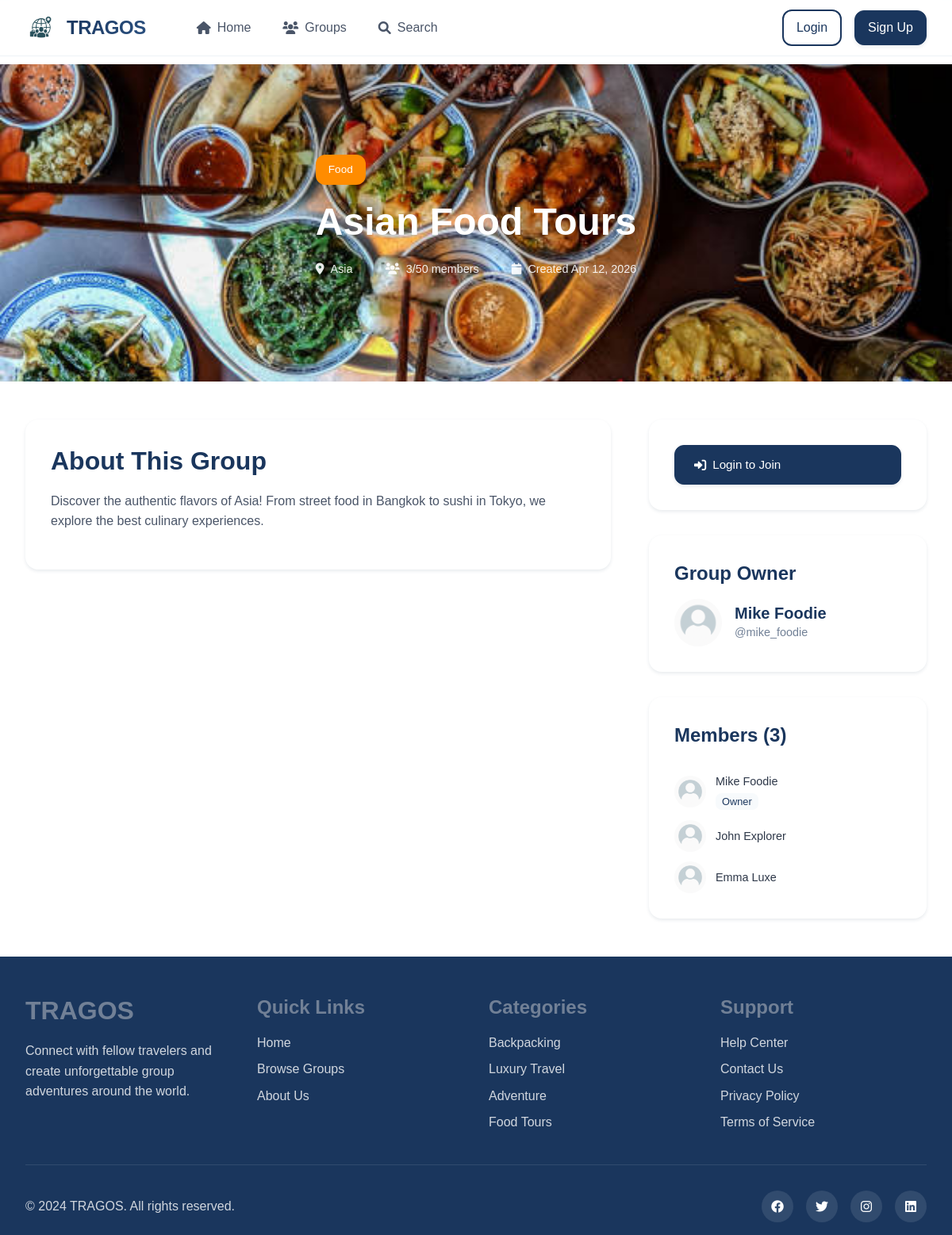
The page /group-details.php?id=2 on the database its author committed.
### tables this page shows
CREATE TABLE groups_table (
    id INT AUTO_INCREMENT PRIMARY KEY,
    name VARCHAR(100) NOT NULL,
    description TEXT,
    destination VARCHAR(100),
    category ENUM('backpacking', 'luxury', 'adventure', 'cultural', 'food', 'photography', 'solo', 'family', 'business', 'other') DEFAULT 'other',
    privacy ENUM('public', 'private') DEFAULT 'public',
    owner_id INT NOT NULL,
    max_members INT DEFAULT 50,
    current_members INT DEFAULT 1,
    group_image VARCHAR(255),
    created_at TIMESTAMP DEFAULT CURRENT_TIMESTAMP,
    updated_at TIMESTAMP DEFAULT CURRENT_TIMESTAMP ON UPDATE CURRENT_TIMESTAMP,
    is_active BOOLEAN DEFAULT TRUE,
    FOREIGN KEY (owner_id) REFERENCES users(id) ON DELETE CASCADE
);

CREATE TABLE users (
    id INT AUTO_INCREMENT PRIMARY KEY,
    username VARCHAR(50) UNIQUE NOT NULL,
    email VARCHAR(100) UNIQUE NOT NULL,
    password VARCHAR(255) NOT NULL,
    display_name VARCHAR(100),
    bio TEXT,
    profile_picture VARCHAR(255) DEFAULT 'default-avatar.png',
    phone VARCHAR(20),
    location VARCHAR(100),
    created_at TIMESTAMP DEFAULT CURRENT_TIMESTAMP,
    updated_at TIMESTAMP DEFAULT CURRENT_TIMESTAMP ON UPDATE CURRENT_TIMESTAMP,
    is_active BOOLEAN DEFAULT TRUE
);

CREATE TABLE group_members (
    id INT AUTO_INCREMENT PRIMARY KEY,
    group_id INT NOT NULL,
    user_id INT NOT NULL,
    role ENUM('owner', 'admin', 'member') DEFAULT 'member',
    joined_at TIMESTAMP DEFAULT CURRENT_TIMESTAMP,
    FOREIGN KEY (group_id) REFERENCES groups_table(id) ON DELETE CASCADE,
    FOREIGN KEY (user_id) REFERENCES users(id) ON DELETE CASCADE,
    UNIQUE KEY unique_membership (group_id, user_id)
);

### group-details.php (the view, shortened to what this page needs)
<?php
include 'includes/header.php';
$group_id = (int)$_GET['id'];
$database = new Database();
$db = $database->getConnection();
$query = "SELECT g.*, u.display_name as owner_name, u.username as owner_username, u.profile_picture as owner_picture
          FROM groups_table g
          JOIN users u ON g.owner_id = u.id
          WHERE g.id = :group_id AND g.is_active = TRUE";
$stmt = $db->prepare($query);
$stmt->bindParam(':group_id', $group_id);
$stmt->execute();
$group = $stmt->fetch(PDO::FETCH_ASSOC);
$members_query = "SELECT gm.role, gm.joined_at, u.id, u.username, u.display_name, u.profile_picture, u.location
                  FROM group_members gm
                  JOIN users u ON gm.user_id = u.id
                  WHERE gm.group_id = :group_id
                  ORDER BY
                    CASE gm.role
                        WHEN 'owner' THEN 1
                        WHEN 'admin' THEN 2
                        WHEN 'member' THEN 3
                    END, gm.joined_at ASC";
$members_stmt = $db->prepare($members_query);
$members_stmt->bindParam(':group_id', $group_id);
$members_stmt->execute();
$members = $members_stmt->fetchAll(PDO::FETCH_ASSOC);
?>
<main class="main-content">
    <section class="group-hero-section">
        <div class="group-hero-bg">
            <img src="assets/images/<?php echo $group['group_image'] ?: 'other.png'; ?>" alt="<?php echo htmlspecialchars($group['name']); ?>">
            <div class="group-hero-overlay"></div>
        </div>
        <div class="container">
            <div class="group-hero-content">
                <div class="group-badges">
                    <span class="category-badge category-<?php echo $group['category']; ?>">
                        <?php echo ucfirst($group['category']); ?>
                    </span>
                </div>
                <h1><?php echo htmlspecialchars($group['name']); ?></h1>
                <div class="group-meta">
                    <div class="meta-item">
                        <i class="fas fa-map-marker-alt"></i>
                        <?php echo htmlspecialchars($group['destination']); ?>
                    </div>
                    <div class="meta-item">
                        <i class="fas fa-users"></i>
                        <?php echo $group['current_members']; ?>/<?php echo $group['max_members']; ?> members
                    </div>
                    <div class="meta-item">
                        <i class="fas fa-calendar"></i>
                        Created <?php echo date('M j, Y', strtotime($group['created_at'])); ?>
                    </div>
                </div>
            </div>
        </div>
    </section>
    <section class="group-content-section">
        <div class="container">
            <div class="group-layout">
                <div class="group-main">
                    <div class="group-description-card">
                        <h3>About This Group</h3>
                        <p><?php echo nl2br(htmlspecialchars($group['description'])); ?></p>
                    </div>
                </div>
                <div class="group-sidebar">
                    <div class="group-actions-card">
                        <?php if (!$current_user): ?>
                            <a href="login.php?redirect=<?php echo urlencode($_SERVER['REQUEST_URI']); ?>" class="btn btn-primary w-full">
                                <i class="fas fa-sign-in-alt"></i> Login to Join
                            </a>
                        <?php endif; ?>
                    </div>
                    <div class="group-owner-card">
                        <h4>Group Owner</h4>
                        <div class="owner-info">
                            <img src="assets/images/<?php echo $group['owner_picture']; ?>" alt="Owner" class="owner-avatar">
                            <div class="owner-details">
                                <h5><?php echo htmlspecialchars($group['owner_name'] ?: $group['owner_username']); ?></h5>
                                <p>@<?php echo htmlspecialchars($group['owner_username']); ?></p>
                            </div>
                        </div>
                    </div>
                    <div class="group-members-card">
                        <div class="members-header">
                            <h4>Members (<?php echo count($members); ?>)</h4>
                        </div>
                        <div class="members-list">
                            <?php foreach (array_slice($members, 0, 6) as $member): ?>
                                <div class="member-item">
                                    <img src="assets/images/<?php echo $member['profile_picture']; ?>" alt="Member" class="member-avatar">
                                    <div class="member-info">
                                        <span class="member-name"><?php echo htmlspecialchars($member['display_name'] ?: $member['username']); ?></span>
                                        <?php if ($member['role'] != 'member'): ?>
                                            <span class="member-role"><?php echo ucfirst($member['role']); ?></span>
                                        <?php endif; ?>
                                    </div>
                                </div>
                            <?php endforeach; ?>
                        </div>
                    </div>
                </div>
            </div>
        </div>
    </section>
</main>
<?php include 'includes/footer.php'; ?>

### assets/css/style.css (style rules this page uses)
:root { --primary-color: #1a365d; --primary-light: #2c5282; --secondary-color: #718096; --accent-color: #4299e1; --success-color: #38a169; --warning-color: #ecc94b; --error-color: #e53e3e; --info-color: #3182ce; --text-primary: #2d3748; --text-secondary: #4a5568; --text-muted: #718096; --text-light: #FFFFFF; --bg-primary: #FFFFFF; --bg-secondary: #f7fafc; --bg-tertiary: #edf2f7; --bg-dark: #1a365d; --border-color: #e2e8f0; --border-light: #edf2f7; --shadow-sm: 0 2px 4px rgba(26, 54, 93, 0.1); --shadow-md: 0 4px 12px rgba(26, 54, 93, 0.15); --shadow-lg: 0 8px 24px rgba(26, 54, 93, 0.2); --gradient-primary: linear-gradient(135deg, #1a365d 0%, #2c5282 100%); --gradient-secondary: linear-gradient(135deg, #4299e1 0%, #2c5282 100%); --gradient-hero: linear-gradient(135deg, rgba(26, 54, 93, 0.8) 0%, rgba(44, 82, 130, 0.6) 100%); --font-family: 'Poppins', sans-serif; --border-radius: 12px; --border-radius-sm: 8px; --border-radius-lg: 16px; --transition: all 0.3s cubic-bezier(0.4, 0, 0.2, 1); }
* { margin: 0; padding: 0; box-sizing: border-box; }
body { font-family: var(--font-family); line-height: 1.6; color: var(--text-primary); background-color: var(--bg-primary); overflow-x: hidden; }
h1, h2, h3, h4, h5, h6 { font-weight: 600; line-height: 1.3; margin-bottom: 1rem; }
h1 { font-size: 3rem; }
h3 { font-size: 2rem; }
h4 { font-size: 1.5rem; }
h5 { font-size: 1.25rem; }
p { margin-bottom: 1rem; color: var(--text-secondary); }
a { text-decoration: none; color: var(--primary-color); transition: var(--transition); }
.container { max-width: 1200px; margin: 0 auto; padding: 0 2rem; }
.btn { display: inline-flex; align-items: center; gap: 0.5rem; padding: 0.75rem 1.5rem; border: none; border-radius: var(--border-radius); font-family: var(--font-family); font-weight: 500; text-decoration: none; cursor: pointer; transition: var(--transition); font-size: 0.95rem; }
.btn-primary { background: var(--gradient-primary); color: var(--text-light); box-shadow: var(--shadow-sm); }
.main-content { margin-top: 80px; }
section { padding: 5rem 0; }
.category-badge { padding: 0.5rem 1rem; border-radius: var(--border-radius); font-size: 0.85rem; font-weight: 500; color: white; }
.category-food { background: #FF8C00; }
.group-meta { display: flex; justify-content: space-between; margin-bottom: 1rem; font-size: 0.9rem; color: var(--text-muted); }
.w-full { width: 100%; }

### includes/header.php (style rules this page uses)
.btn-primary { background: var(--primary-color); color: var(--text-light); border: 1px solid var(--primary-color); }

### rows shown on the page
groups_table: group_image (picture), category "Food", name "Asian Food Tours", destination "Asia", current_members "3", max_members "50", created_at "Apr 12, 2026", description "Discover the authentic flavors of Asia! From street food in Bangkok to sushi in Tokyo, we explore the best culinary experiences.", owner.profile_picture (placeholder picture), owner.display_name "Mike Foodie", owner.username "mike_foodie"
group_members: user.profile_picture (placeholder picture), user.display_name "Mike Foodie", role "Owner"
group_members: user.profile_picture (placeholder picture), user.display_name "John Explorer"
group_members: user.profile_picture (placeholder picture), user.display_name "Emma Luxe"

### other values the page prints
count($members) "3"
